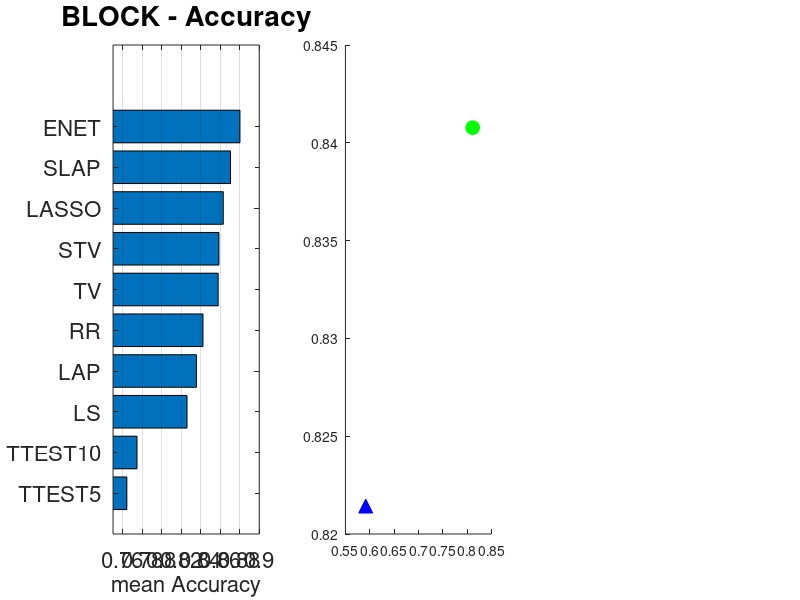

MATLAB code to generate this figure: (Note: this script raises an error after producing the figure.)
% See aggregate_results_mask.m for understanding the metrics used
load results_mask.mat

model2 = model;
model2{2} = 'TTEST10';
model2{3} = 'TTEST5';

sorted = 1;
error_bars = 0;

figure,
subplot(1,3,1);
if ~error_bars
   if ~sorted
      h = barh(block_accuracy(end:-1:1,1));
      set(gca,'YTickLabel',model2(end:-1:1),'FontSize',16);
      ch = get(h,'Children');
      fvd = get(ch,'Faces');
      fvcd = get(ch,'FaceVertexCData');
      % Set colors for each bar
      [accuracys, iaccuracys] = sort(block_accuracy(end:-1:1,1));
      for i = 1:9
         row = iaccuracys(i);
         fvcd(fvd(row,:)) = i;
      end
      set(ch,'FaceVertexCData',fvcd)
      xlim([0.75 0.9]);
   elseif sorted
      [accuracys, iaccuracys] = sort(block_accuracy(:,1));
      h = barh(block_accuracy(iaccuracys,1));
      set(gca,'YTickLabel',model2(iaccuracys),'FontSize',16);
%       ch = get(h,'Children');
%       fvd = get(ch,'Faces');
%       fvcd = get(ch,'FaceVertexCData');
%       % Set colors for each bar
%       for i = 1:numel(model)
%          fvcd(fvd(i,:)) = i;
%       end
%       set(ch,'FaceVertexCData',fvcd)
      xlim([0.75 0.9]);
   end
else
   [accuracys, iaccuracys] = sort(median(1-block_all_errors,2));
   boxplot(1-block_all_errors(iaccuracys,:)','orientation','horizontal');
   set(gca,'YTick',1:10);
   set(gca,'YTickLabel',model2(iaccuracys),'FontSize',16);
end
xlabel('mean Accuracy','FontSize',16);
title('BLOCK - Accuracy','FontSize',20);
set(gca, 'XGrid','on');

%% DIST-OC
list_dist_OC = [4 5 7 8];
markersize = 10;

subplot(1,3,2),
hold all
plot(block_dist_OC(list_dist_OC(1),10), block_dist_OC(list_dist_OC(1),2),'b^','MarkerSize', markersize,'MarkerFaceColor','b');
plot(block_dist_OC(list_dist_OC(2),10), block_dist_OC(list_dist_OC(2),2),'go','MarkerSize', markersize,'MarkerFaceColor','g');
plot(block_dist_OC(list_dist_OC(3),10), block_dist_OC(list_dist_OC(3),2),'rsq','MarkerSize', markersize,'MarkerFaceColor','r');
plot(block_dist_OC(list_dist_OC(4),10), block_dist_OC(list_dist_OC(4),2),'kd','MarkerSize', markersize,'MarkerFaceColor','k');
if error_bars
   % Add uncertainty lines
   colors = {'b','g','r','k'};
   for km = 1:4
      plot([block_dist_OC(list_dist_OC(km),10) - block_dist_OC(list_dist_OC(km),5); block_dist_OC(list_dist_OC(km),10) + block_dist_OC(list_dist_OC(km),5)],...
         [block_dist_OC(list_dist_OC(km),2); block_dist_OC(list_dist_OC(km),2)],colors{km});
      plot([block_dist_OC(list_dist_OC(km),10); block_dist_OC(list_dist_OC(km),10)], ...
         [block_dist_OC(list_dist_OC(km),2)- block_dist_OC(list_dist_OC(km),3); block_dist_OC(list_dist_OC(km),2) + block_dist_OC(list_dist_OC(km),3)],colors{km});
   end
end
legend('LASSO','ENET','STV','SLAP','Location','NorthWest');
set(gca,'FontSize',16);
xlabel('mean OC','FontSize',16);
ylabel('mean Accuracy','FontSize',16);
ylim([0.8, 0.85]);
title('BLOCK - dist OC','FontSize',20);
if ~error_bars
   xlim([0.5 0.85]);
   ylim([0.8 0.85]);
else
   xlim([0.35 0.85]);
end
grid on


%% DIST-CORR
list_dist_corr = [4 5 6 7 8 9 10];
markersize = 10;

subplot(1,3,3),
hold all
plot(block_dist_corr(list_dist_corr(1),4), block_dist_corr(list_dist_corr(1),2),'b^','MarkerSize', markersize,'MarkerFaceColor','b');
plot(block_dist_corr(list_dist_corr(2),4), block_dist_corr(list_dist_corr(2),2),'go','MarkerSize', markersize,'MarkerFaceColor','g');
plot(block_dist_corr(list_dist_corr(3),4), block_dist_corr(list_dist_corr(3),2),'yv','MarkerSize', markersize,'MarkerFaceColor','y');
plot(block_dist_corr(list_dist_corr(4),4), block_dist_corr(list_dist_corr(4),2),'rsq','MarkerSize', markersize,'MarkerFaceColor','r');
plot(block_dist_corr(list_dist_corr(5),4), block_dist_corr(list_dist_corr(5),2),'kd','MarkerSize', markersize,'MarkerFaceColor','k');
plot(block_dist_corr(list_dist_corr(6),4), block_dist_corr(list_dist_corr(6),2),'m>','MarkerSize', markersize,'MarkerFaceColor','m');
plot(block_dist_corr(list_dist_corr(7),4), block_dist_corr(list_dist_corr(7),2),'k>','MarkerSize', markersize,'MarkerFaceColor','k');
if error_bars
   % Add uncertainty lines
   colors = {'b','g','y','r','k','m','k'};
   for km = [1:6, 10]
      plot([block_dist_corr(list_dist_corr(km),4) - block_dist_corr(list_dist_corr(km),5); block_dist_corr(list_dist_corr(km),4) + block_dist_corr(list_dist_corr(km),5)],...
         [block_dist_corr(list_dist_corr(km),2); block_dist_corr(list_dist_corr(km),2)],colors{km});
      plot([block_dist_corr(list_dist_corr(km),4); block_dist_corr(list_dist_corr(km),4)], ...
         [block_dist_corr(list_dist_corr(km),2)- block_dist_corr(list_dist_corr(km),3); block_dist_corr(list_dist_corr(km),2) + block_dist_corr(list_dist_corr(km),3)],colors{km});
   end
end
legend('LASSO','ENET','TV','STV','SLAP','LAP','RR','Location','NorthWest');
set(gca,'FontSize',16);
xlabel('mean correlation','FontSize',16);
ylabel('mean Accuracy','FontSize',16);
title('BLOCK - dist corr','FontSize',20);
ylim([0.825, 0.88]);
if ~error_bars
   xlim([0.8 1]);
else
   xlim([0.75 1]);
end
grid on

%% SAVE
if error_bars
   fname = 'results_block_err_bar';
else
   fname = 'results_block';
end
save_figure(1,40,20,fname);
clearvars -except block_* model event_* labels_*